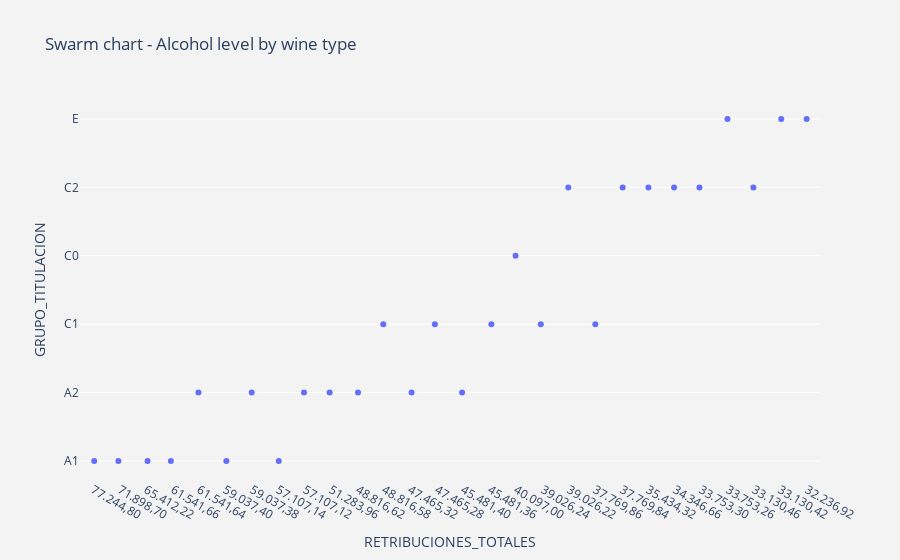

Notebook code cell kept with this figure:
### Code cell
fig = px.strip(df, x="RETRIBUCIONES_TOTALES", y="GRUPO_TITULACION",
               
title="Swarm chart - Alcohol level by wine type",).update_layout( 
    paper_bgcolor='rgb(243, 243, 243)',
    plot_bgcolor='rgb(243, 243, 243)')

fig.show()

### Figure 1 — Plotly figure (JSON) as saved in the notebook; plotly's stock layout.template omitted (floating-point values rounded to 4 significant figures)
{"data": [{"alignmentgroup": "True", "boxpoints": "all", "fillcolor": "rgba(255,255,255,0)", "hoveron": "points", "hovertemplate": "RETRIBUCIONES_TOTALES=%{x}<br>GRUPO_TITULACION=%{y}<extra></extra>", "legendgroup": "", "line": {"color": "rgba(255,255,255,0)"}, "marker": {"color": "#636efa"}, "name": "", "offsetgroup": "", "orientation": "v", "pointpos": 0, "showlegend": false, "type": "box", "x": ["77.244,80", "71.898,70", "65.412,22", "61.541,66", "61.541,64", "59.037,40", "59.037,38", "57.107,14", "57.107,12", "51.283,96", "48.816,62", "48.816,58", "47.465,32", "47.465,28", "45.481,40", "45.481,36", "40.097,00", "39.026,24", "39.026,22", "37.769,86", "37.769,84", "35.434,32", "34.346,66", "33.753,30", "33.753,26", "33.130,46", "33.130,42", "32.236,92"], "x0": " ", "xaxis": "x", "y": ["A1", "A1", "A1", "A1", "A2", "A1", "A2", "A1", "A2", "A2", "A2", "C1", "A2", "C1", "A2", "C1", "C0", "C1", "C2", "C1", "C2", "C2", "C2", "C2", "E", "C2", "E", "E"], "y0": " ", "yaxis": "y"}], "layout": {"autosize": true, "boxmode": "group", "legend": {"tracegroupgap": 0}, "paper_bgcolor": "rgb(243, 243, 243)", "plot_bgcolor": "rgb(243, 243, 243)", "title": {"text": "Swarm chart - Alcohol level by wine type"}, "xaxis": {"anchor": "y", "autorange": true, "domain": [0, 1], "range": [-0.5, 27.5], "title": {"text": "RETRIBUCIONES_TOTALES"}, "type": "category"}, "yaxis": {"anchor": "x", "autorange": true, "domain": [0, 1], "range": [-0.2778, 5.278], "title": {"text": "GRUPO_TITULACION"}, "type": "category"}}}
